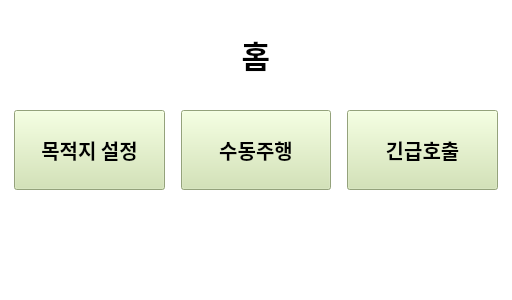
<?xml version="1.0" encoding="UTF-8"?>
<ui version="4.0">
 <class>MainWindow</class>
 <widget class="QMainWindow" name="MainWindow">
  <property name="geometry">
   <rect>
    <x>0</x>
    <y>0</y>
    <width>512</width>
    <height>300</height>
   </rect>
  </property>
  <property name="windowTitle">
   <string>MainWindow</string>
  </property>
  <property name="styleSheet">
   <string notr="true">background-color: white;</string>
  </property>
  <widget class="QWidget" name="centralwidget">
   <layout class="QGridLayout" name="gridLayout">
    <item row="0" column="1">
     <widget class="QLabel" name="label">
      <property name="sizePolicy">
       <sizepolicy hsizetype="Expanding" vsizetype="Expanding">
        <horstretch>0</horstretch>
        <verstretch>0</verstretch>
       </sizepolicy>
      </property>
      <property name="font">
       <font>
        <family>Malgun Gothic</family>
        <pointsize>23</pointsize>
        <weight>75</weight>
        <bold>true</bold>
       </font>
      </property>
      <property name="text">
       <string>홈</string>
      </property>
      <property name="alignment">
       <set>Qt::AlignCenter</set>
      </property>
     </widget>
    </item>
    <item row="2" column="1">
     <widget class="QPushButton" name="pushButton_2">
      <property name="sizePolicy">
       <sizepolicy hsizetype="Expanding" vsizetype="Expanding">
        <horstretch>0</horstretch>
        <verstretch>0</verstretch>
       </sizepolicy>
      </property>
      <property name="font">
       <font>
        <family>Malgun Gothic</family>
        <pointsize>15</pointsize>
        <weight>75</weight>
        <bold>true</bold>
       </font>
      </property>
      <property name="styleSheet">
       <string notr="true">background-color: #cfe3ac;
margin: 5px;
padding: 5px;</string>
      </property>
      <property name="text">
       <string>수동주행</string>
      </property>
     </widget>
    </item>
    <item row="2" column="0">
     <widget class="QPushButton" name="pushButton">
      <property name="sizePolicy">
       <sizepolicy hsizetype="Expanding" vsizetype="Expanding">
        <horstretch>0</horstretch>
        <verstretch>0</verstretch>
       </sizepolicy>
      </property>
      <property name="font">
       <font>
        <family>Malgun Gothic</family>
        <pointsize>15</pointsize>
        <weight>75</weight>
        <bold>true</bold>
       </font>
      </property>
      <property name="styleSheet">
       <string notr="true">background-color: #cfe3ac;
margin: 5px;
padding: 5px;</string>
      </property>
      <property name="text">
       <string>목적지 설정</string>
      </property>
     </widget>
    </item>
    <item row="4" column="1">
     <widget class="QLabel" name="label_4">
      <property name="sizePolicy">
       <sizepolicy hsizetype="Expanding" vsizetype="Expanding">
        <horstretch>0</horstretch>
        <verstretch>0</verstretch>
       </sizepolicy>
      </property>
      <property name="font">
       <font>
        <pointsize>12</pointsize>
       </font>
      </property>
      <property name="styleSheet">
       <string notr="true">color: white;</string>
      </property>
      <property name="text">
       <string>TextLabel</string>
      </property>
     </widget>
    </item>
    <item row="2" column="2">
     <widget class="QPushButton" name="pushButton_3">
      <property name="sizePolicy">
       <sizepolicy hsizetype="Expanding" vsizetype="Expanding">
        <horstretch>0</horstretch>
        <verstretch>0</verstretch>
       </sizepolicy>
      </property>
      <property name="font">
       <font>
        <family>Malgun Gothic</family>
        <pointsize>15</pointsize>
        <weight>75</weight>
        <bold>true</bold>
       </font>
      </property>
      <property name="styleSheet">
       <string notr="true">background-color: #cfe3ac;
margin: 5px;
padding: 5px;</string>
      </property>
      <property name="text">
       <string>긴급호출</string>
      </property>
     </widget>
    </item>
   </layout>
  </widget>
 </widget>
 <resources/>
 <connections/>
</ui>
